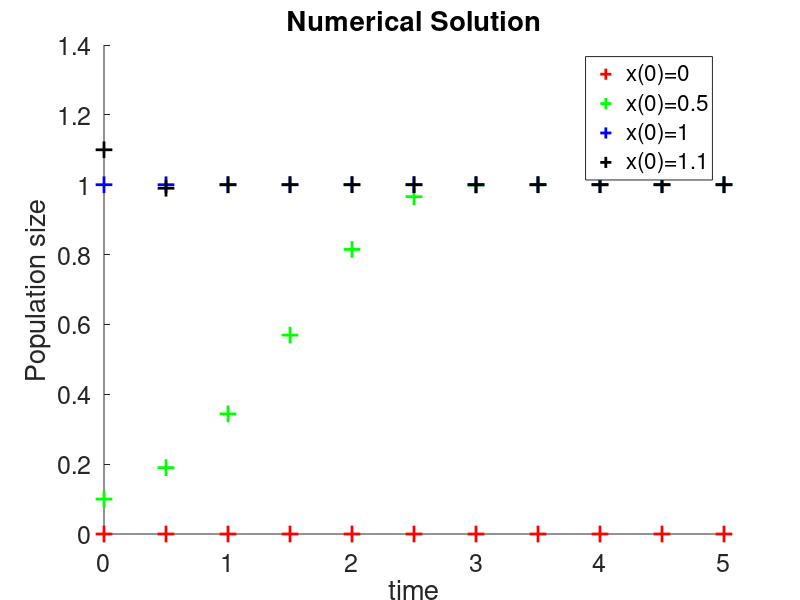
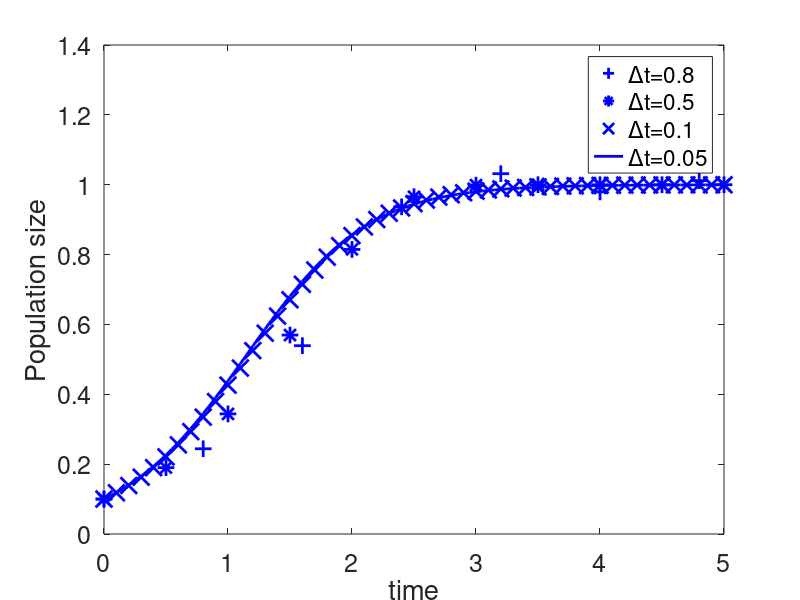
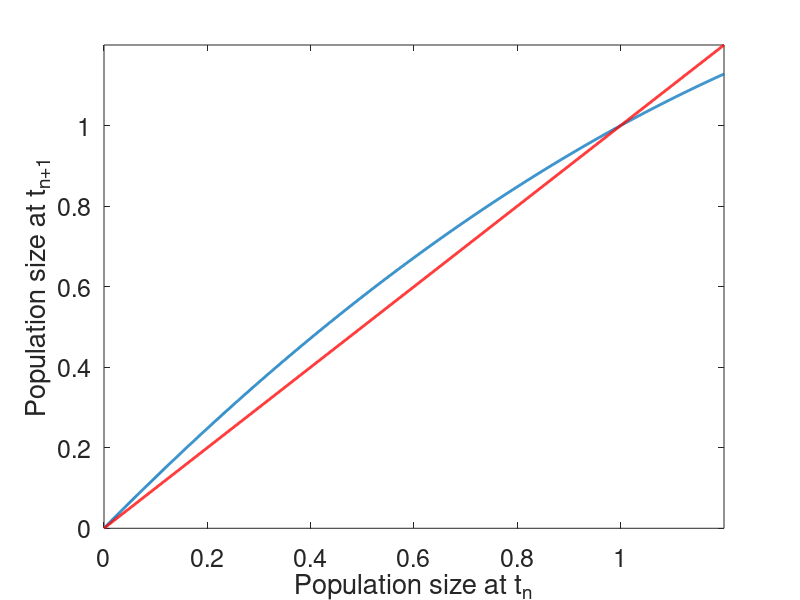

Reproduce these figures in MATLAB, in order.
%EV COM3001
clear; % clears the variables 
close all;
clc;




%-------------------------------------------------------
%numerical solution

tmin=0;
tmax=5;
fs=18;

a=2;
dt=0.5; %try 0.1 for better accuracy


t1=tmin:dt:tmax;
lt=length(t1)-1;
y=zeros(size(t1));

xinit=[0 0.1 1 1.1];
lx=length(xinit);

colour=['r','g','b','k'];

figure

ms=12;

 for i=1:lx
        
        
        y(1)=xinit(i);
        for j=1:lt %numerical solution
            y(j+1)=y(j)*(1+a*dt)-a*dt*y(j).^2;
            hold on
        end
        
        
        hold on
        
        plot(t1,y,'+','Color',colour(i),'MarkerSize',ms,'LineWidth',2)
        
end




xlabel('time','fontsize',fs);
ylabel('Population size','fontsize',fs);
title('Numerical Solution','fontsize',fs);
set(gca,'fontsize',fs);
legend('x(0)=0','x(0)=0.5','x(0)=1','x(0)=1.1','Location','best')




%-------------------------
%comparison of different step sizes

figure
tmin=0;
tmax=5;

a=2;
xinit=0.1;

dt=[0.8 0.5 0.1 0.05]; %try 0.1 for better accuracy
ldt=length(dt);


colour='b';
symbol=['+','*','x','-'];
ms=12;


for i=1:ldt
    t1=tmin:dt(i):tmax;
    lt=length(t1)-1;
    y=zeros(size(t1));
    y(1)=xinit;
    
    for j=1:lt %numerical solution
        y(j+1)=y(j)*(1+a*dt(i))-a*dt(i)*y(j).^2;
    end
    plot(t1,y,symbol(i),'Color',colour,'MarkerSize',ms,'LineWidth',2);
    hold on
end


xlabel('time','fontsize',fs);
ylabel('Population size','fontsize',fs);
set(gca,'fontsize',fs);
legend('\Deltat=0.8','\Deltat=0.5','\Deltat=0.1','\Deltat=0.05','Location','best')


%---------------
%stability analysis steady state


adt=0.3; %I define 1 parameter for alpha*dt

dx=1E-3;

x=0:dx:1.2;

y=x+adt*x-adt*x.^2;

figure
plot(x,y,'LineWidth',2); 
hold on
plot(x,x,'LineWidth',2,'Color','r')
axis tight
xlabel('Population size at t_n','fontsize',fs);
ylabel('Population size at t_{n+1}','fontsize',fs);
set(gca,'fontsize',fs);

